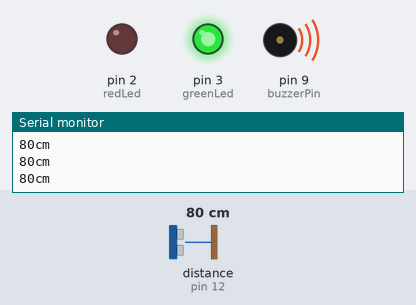
Simulated run of this sketch. Board: Arduino Uno, built with avr-gcc and run on an emulated ATmega328P. Shown: output pins drawn as LEDs (lit = HIGH), buzzer (waves = sounding), the last lines printed to the serial monitor. Wiring (inferred from the names in the program): ultrasonic range finder: trigger pin 13; echo pin 12. The inputs (shaded band) are chosen by the test bench; at power-on: distance to the obstacle (sensor on pin 12) 80 cm. The echo pulse lasts 58.3 µs per cm; pins used as bus, display or sensor lines are not drawn.

Above: at 1.3 s.
1.4 s: distance to the obstacle (sensor on pin 12) set to 2 cm
At 2.6 s:
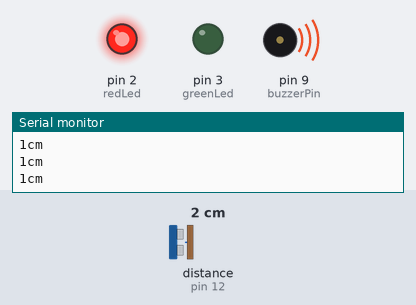
2.9 s: distance to the obstacle (sensor on pin 12) set to 18 cm
At 3.4 s:
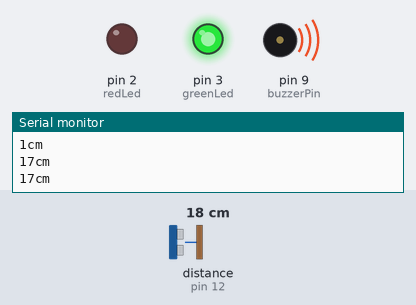
4.5 s: distance to the obstacle (sensor on pin 12) set to 4 cm
At 5.5 s:
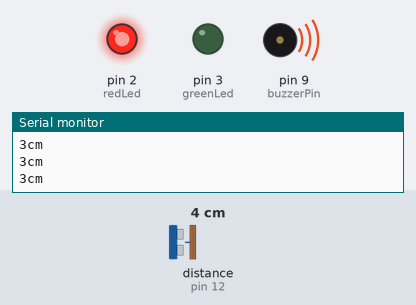
Timing chart, 0 to 12.0 s (numbered marks = the images above; inputs shaded):
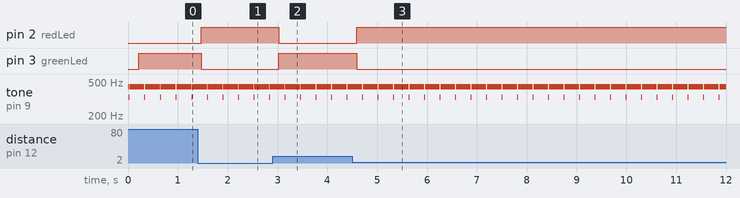

The sketch:

Assignment_2.ino
```cpp
 //pin which triggers ultrasonic sound
const int trigPin = 13;

//pin which delivers time to receive echo using pulseIn()
int echoPin = 12;

//range in cm which is considered safe to enter, anything
//coming within less than 5 cm triggers red LED
int safeZone = 10;

//LED pin numbers
int greenLed = 3, redLed = 2;

const int buzzerPin = 9;

const int songLength = 4;
// Notes is an array of text characters corresponding to the notes
// in your song. A space represents a rest (no tone)

char notes[] = "cdc "; // a space represents a rest

// Beats is an array of values for each note and rest.
// A "1" represents a quarter-note, 2 a half-note, etc.
// Don't forget that the rests (spaces) need a length as well.

int beats[] = {5, 3, 5, 1};

// The tempo is how fast to play the song.
// To make the song play faster, decrease this value.

int tempo = 150;

void setup() {
  // initialize serial communication
  Serial.begin(9600);
}

void loop()
{
  //raw duration in milliseconds, cm is the
  //converted amount into a distance
  long duration, cm;

  //initializing the pin states
  pinMode(trigPin, OUTPUT);
  pinMode(greenLed, OUTPUT);
  pinMode(redLed, OUTPUT);
  pinMode(buzzerPin, OUTPUT);

  int i, dure;
  for (i = 0; i < songLength; i++) // step through the song arrays
  {
    dure = beats[i] * tempo;  // length of note/rest in ms

    if (notes[i] == ' ')          // is this a rest?
    {
      delay(dure);            // then pause for a moment
    }
    else                          // otherwise, play the note
    {
      tone(buzzerPin, frequency(notes[i]), dure);
      // wait for tone to finish
    }
    delay(tempo/10);              // brief pause between notes
  }

  //sending the signal, starting with LOW for a clean signal
  digitalWrite(trigPin, LOW);
  delayMicroseconds(2);
  digitalWrite(trigPin, HIGH);
  delayMicroseconds(5);
  digitalWrite(trigPin, LOW);

  //setting up the input pin, and receiving the duration in
  //microseconds for the sound to bounce off the object infront
  pinMode(echoPin, INPUT);
  duration = pulseIn(echoPin, HIGH);

  // convert the time into a distance
  cm = microsecondsToCentimeters(duration);

  //printing the current readings to ther serial display
  Serial.print(cm);
  Serial.print("cm");
  Serial.println();

  //checking if anything is within the safezone, if not, keep
  //green LED on if safezone violated, activate red LED instead
  if (cm > safeZone)
  {
    digitalWrite(greenLed, HIGH);
    digitalWrite(redLed, LOW);
    digitalWrite(buzzerPin, LOW);
  }
  else
  {
    digitalWrite(redLed, HIGH);
    digitalWrite(greenLed, LOW);
    digitalWrite(buzzerPin, HIGH);
  }
  delay(100);
}

long microsecondsToCentimeters(long microseconds)
{
  // The speed of sound is 340 m/s or 29 microseconds per centimeter.
  // The ping travels out and back, so to find the distance of the
  // object we take half of the distance travelled.
  return microseconds / 29 / 2;
}

int frequency(char note)
{
  // This function takes a note character (a-g), and returns the
  // corresponding frequency in Hz for the tone() function.

  int i;
  const int numNotes = 2;  // number of notes we're storing

  char names[] = {'c', 'd'};
  int frequencies[] = {440, 330};

  // Now we'll search through the letters in the array, and if
  // we find it, we'll return the frequency for that note.

  for (i = 0; i < numNotes; i++)  // Step through the notes
  {
    if (names[i] == note)         // Is this the one?
    {
      return(frequencies[i]);     // Yes! Return the frequency
    }
  }
  return(0);  // We looked through everything and didn't find it,
              // but we still need to return a value, so return 0.
}
```

Measured:
- after the input at 1.4 s, pin 2 (redLed): LOW → HIGH after 0.07 s; pin 3 (greenLed): HIGH → LOW after 0.07 s
- after the input at 2.9 s, pin 2 (redLed): HIGH → LOW after 0.13 s; pin 3 (greenLed): LOW → HIGH after 0.13 s
- after the input at 4.5 s, pin 2 (redLed): LOW → HIGH after 0.09 s; pin 3 (greenLed): HIGH → LOW after 0.09 s
- by itself, tone on pin 9 (buzzerPin): alternates 440 Hz for 0.30 s and 330 Hz for 0.02 s
